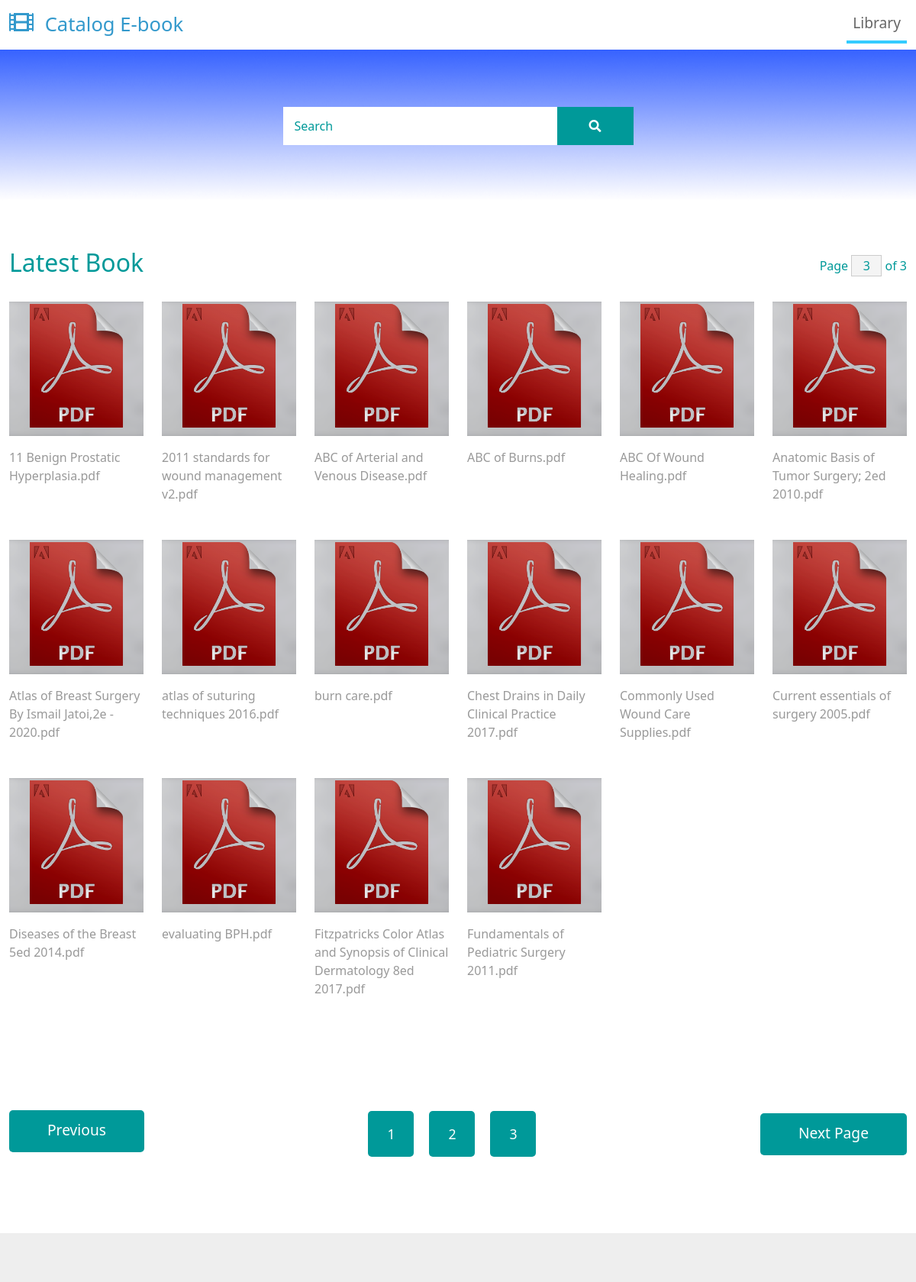
Page /index?poli=bedah&page=1 on the committed database.
### tables this page shows
CREATE TABLE `dokumen` (
  `namafile` varchar(255) DEFAULT NULL,
  `logo` varchar(255) DEFAULT NULL,
  `no` int(11) DEFAULT NULL,
  `jenis` varchar(255) DEFAULT NULL,
  `poli` varchar(255) DEFAULT NULL,
  `active` int(11) DEFAULT NULL,
  `jumlah_view` int(11) DEFAULT NULL
);

### index.php (the view, shortened to what this page needs)
<!DOCTYPE html>
<html lang="en">
<?php include "db.php";
if (isset($_GET['poli']))
{
    $poli = $_GET['poli'];
}
else
{
    header("location:folder");
}
    $sql = mysqli_query($conn,"select * from dokumen where poli='$poli'");
    $rows = mysqli_num_rows($sql);
    $b = $rows/16;
    $b = ceil($b);
?>
<head>
    <link rel="stylesheet" href="css/bootstrap.min.css">
    <link rel="stylesheet" href="fontawesome/css/all.min.css">
    <link rel="stylesheet" href="css/templatemo-style.css">
</head>
<body>
    <nav class="navbar navbar-expand-lg">
        <div class="container-fluid">
            <a class="navbar-brand" href="folder">
                <i class="fas fa-film mr-2"></i>
                Catalog E-book
            </a>
            <div class="collapse navbar-collapse" id="navbarSupportedContent">
            <ul class="navbar-nav ml-auto mb-2 mb-lg-0">
                <li class="nav-item">
                    <a class="nav-link nav-link-1 active" aria-current="page" href="folder">Library</a>
                </li>
            </ul>
            </div>
        </div>
    </nav>
    <div class="tm-hero d-flex justify-content-center align-items-center" data-parallax="scroll" data-image-src="img/logo2.png">
        <form class="d-flex tm-search-form">
            <input class="form-control tm-search-input" type="search" id="myInput" name="myInput" placeholder="Search" aria-label="Search">
            <button onclick = "kirim()" class="btn btn-outline-success tm-search-btn" type="submit" name="submit" >
                <i class="fas fa-search"></i>
            </button>
        </form>
    </div>
    <div class="container-fluid tm-container-content tm-mt-60">
        <div class="row mb-4">
            <h2 class="col-6 tm-text-primary">
                Latest Book
            </h2>
            <div class="col-6 d-flex justify-content-end align-items-center">
                <form action="" class="tm-text-primary">
                    Page <input type="text" disabled value="<?php echo $b; ?>" size="1" class="tm-input-paging tm-text-primary"> of <?php if(isset($_GET['page'])) {echo $b;} else {echo "0";} ?>
                </form>
            </div>
        </div>
        <div class='row tm-mb-90 tm-gallery'>
        <?php if (isset($_GET['page'])){
            $a = $_GET['page'];
                if($a==1)
            {
                $range2 = $a * 16;
                $qry1 = "select * from dokumen where poli = '$poli'
                         limit 0,$range2";
                $sql1=mysqli_query($conn,$qry1);
            }
                    while($row=mysqli_fetch_array($sql1))
                    {
                        $namafile = $row['namafile'];
            echo "
        	<div class='col-xl-2 col-lg-4 col-md-6 col-sm-6 col-12 mb-5'>
                <figure class='effect-ming tm-video-item'>
                    <img src='img/".$row['logo']."' alt='Image' class='img-fluid'>
                    <figcaption class='d-flex align-items-center justify-content-center'>
                        <h2><b>".$row['namafile']."</b></h2>
                        <a href='book-detail?subject=$namafile'>View more</a>
                    </figcaption>
                </figure>
                <div class='d-flex justify-content-between tm-text-gray'>
                    <span class='tm-text-black-light'>".$row['namafile']."</span>
                    <span></span>
                </div>
            </div>";
                  }}
            ?>
        </div>
        <div class="row tm-mb-90">
            <div class="col-12 d-flex justify-content-between align-items-center tm-paging-col">
                <?php
                if(isset($_GET['page']))
                {
                $previous = $a-1;
                if($previous==0)
                    $previous = 1;
                echo "<a href='index?page=$previous&poli=$poli' class='btn btn-primary tm-btn-prev mb-2'>Previous</a>";
            }
                ?>
                <div class="tm-paging d-flex">
                    <?php
                    for($i=1;$i<=$b;$i++)
                    {
                    echo "<a href='index?page=$i&poli=$poli' class='active tm-paging-link'>$i</a>";
                    }
                    ?>
                </div>
                <?php
                if(isset($_GET['page']))
                {
                $next = $a+1;
                echo "<a href='index?page=$next&poli=$poli'  class='btn btn-primary tm-btn-next'>Next Page</a>";
               }
                ?>
            </div>
        </div>
    </div>
    <footer class="tm-bg-gray pt-5 pb-3 tm-text-gray tm-footer">
    </footer>
</body>
</html>

### css/templatemo-style.css (style rules this page uses)
a { text-decoration: none; transition: all 0.3s ease; }
.container-fluid { max-width: 1770px; }
.btn { border-radius: 0; }
.btn-primary { background-color: #009999; border: 0; border-radius: 5px; padding: 12px 50px 14px; font-size: 1.2rem; }
.form-control { padding: 10px 20px; width: 100%; height: auto; }
.navbar-brand { color: #3399CC; font-size: 1.6rem; }
.navbar-brand i { font-size: 2rem; }
.tm-hero { min-height: 200px; background: transparent; }
.tm-mt-60 { margin-top: 60px; }
.tm-mb-90 { margin-bottom: 90px; }
.tm-text-primary { color: #009999; }
.tm-bg-gray { background-color: #EEEEEE; }
.tm-input-paging { width: 40px; border-radius: 0; border: 1px solid #CCCCCC; background: #f4f4f4; text-align: center; }
.nav-item { margin-right: 30px; }
.nav-item:last-child { margin-right: 0; }
.nav-link { color: #666666; border-bottom: 4px solid transparent; font-size: 1.2rem; }
.nav-link-1.active, .nav-link-1:hover { border-color: #33CCFF; }
.tm-search-input { width: 360px; border-radius: 0; padding: 12px 15px; color: #009999; border: none; }
.tm-search-input::placeholder { color: #009999; opacity: 1; }
.tm-search-btn { color: white; background-color: #009999; border: none; width: 100px; height: 50px; margin-left: -1px; }
p, .tm-text-gray { color: #999; }
.tm-video-item { position: relative; overflow: hidden; text-align: center; cursor: pointer; }
.tm-video-item img { position: relative; display: block; min-height: 100%; max-width: 100%; opacity: 0.8; }
.tm-video-item figcaption { padding: 2em; color: #fff; text-transform: uppercase; font-size: 1.25em; -webkit-backface-visibility: hidden; backface-visibility: hidden; }
.tm-video-item figcaption::before, .tm-video-item figcaption::after { pointer-events: none; }
.tm-video-item figcaption, .tm-video-item figcaption > a { position: absolute; top: 0; left: 0; width: 100%; height: 100%; }
.tm-paging-link { display: flex; justify-content: center; align-items: center; width: 60px; height: 60px; font-size: 1.1rem; color: #999; background-color: #EEEEEE; margin: 10px; border-radius: 5px; text-decoration: none; transition: all 0.3s ease; }
.tm-paging-link:hover, .tm-paging-link.active { background-color: #009999; color: #fff; }
figure.effect-ming { background: #030c17; }
figure.effect-ming img { opacity: 0.9; -webkit-transition: opacity 0.35s; transition: opacity 0.35s; }
figure.effect-ming figcaption::before { position: absolute; top: 30px; right: 30px; bottom: 30px; left: 30px; border: 2px solid #fff; box-shadow: 0 0 0 30px rgba(255,255,255,0.2); content: ''; opacity: 0; -webkit-transition: opacity 0.35s, -webkit-transform 0.35s; transition: opacity 0.35s, transform 0.35s; -webkit-transform: scale3d(1.4,1.4,1); transform: scale3d(1.4,1.4,1); }
.tm-footer { font-size: 0.95rem; }
.form-control, input:-internal-autofill-selected, select:not([multiple]) { color: #009999 !important; }
.form-control::placeholder { color: #009999; opacity: 1; }

### rows in the picture
dokumen: logo (picture), namafile "11 Benign Prostatic Hyperplasia.pdf"
dokumen: logo (picture), namafile "2011 standards for wound management v2.pdf"
dokumen: logo (picture), namafile "ABC of Arterial and Venous Disease.pdf"
dokumen: logo (picture), namafile "ABC of Burns.pdf"
dokumen: logo (picture), namafile "ABC Of Wound Healing.pdf"
dokumen: logo (picture), namafile "Anatomic Basis of Tumor Surgery; 2ed 2010.pdf"
dokumen: logo (picture), namafile "Atlas of Breast Surgery By Ismail Jatoi,2e - 2020.pdf"
dokumen: logo (picture), namafile "atlas of suturing techniques 2016.pdf"
dokumen: logo (picture), namafile "burn care.pdf"
dokumen: logo (picture), namafile "Chest Drains in Daily Clinical Practice 2017.pdf"
dokumen: logo (picture), namafile "Commonly Used Wound Care Supplies.pdf"
dokumen: logo (picture), namafile "Current essentials of surgery 2005.pdf"
dokumen: logo (picture), namafile "Diseases of the Breast 5ed 2014.pdf"
dokumen: logo (picture), namafile "evaluating BPH.pdf"
dokumen: logo (picture), namafile "Fitzpatricks Color Atlas and Synopsis of Clinical Dermatology 8ed 2017.pdf"
dokumen: logo (picture), namafile "Fundamentals of Pediatric Surgery 2011.pdf"

### other values in the picture
$b "3"
